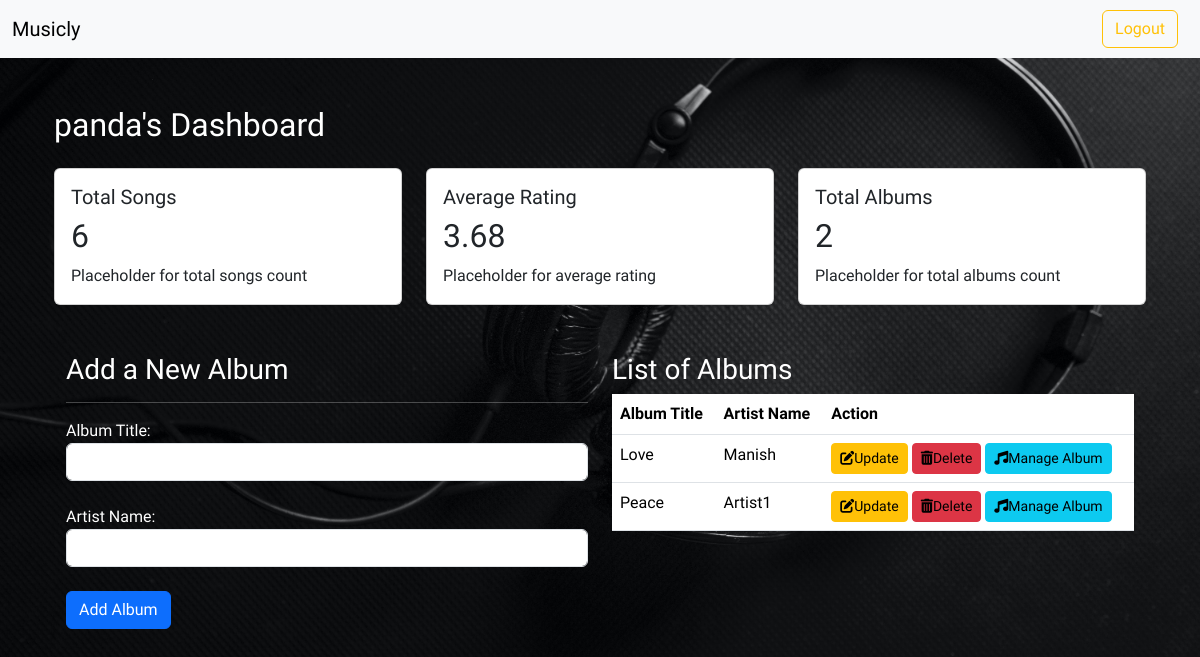
Screenshot of /creatorAccount (signed in) with the database file from the repository.
### models.py (models this page shows, shortened)
class User(UserMixin, db.Model):
    __tablename__ = 'User'
    id = db.Column(db.Integer, primary_key = True)
    username = db.Column(db.String(32), unique = True, nullable=False)
    passhash = db.Column(db.String(512), nullable = False)
    name = db.Column(db.String(32), nullable=True)
    email = db.Column(db.String(120), unique =True, nullable = False)
    role = db.Column(db.String(26), nullable = False, default='User')
    is_admin = db.Column(db.Boolean, nullable=False, default=False)
    status = db.Column(db.String(16), nullable=False, default="white")
    @property
    def password(self):
        raise AttributeError("Password is not a readable attribute")

class Album(db.Model):
    __tablename__='Album'
    id = db.Column(db.Integer, primary_key=True)
    name = db.Column(db.String(64), nullable=False)
    artist = db.Column(db.String, nullable = False)
    CreatorId = db.Column(db.Integer, db.ForeignKey('User.id'), nullable = False)

### routes.py (the view, shortened to what this page needs)
@app.route('/creatorAccount', methods=["POST", "GET"])
@auth_required
def creatorAccount():
    user = User.query.get(session["user_id"])
    if user.role != "creator":
        flash("Logged out ! You are not a Creator", "danger")
        return redirect(url_for("logout"))
    current_creator = user.id
    if request.method == "GET":
        total_songs = db.session.query(func.count(Songs.id)).filter(Songs.CreatorId == current_creator).scalar()
        average_rating = db.session.query(func.avg(Songs.rating)).filter(Songs.CreatorId == current_creator).scalar()
        total_albums = db.session.query(func.count(Album.id)).filter(Album.CreatorId == current_creator).scalar()
        albums = Album.query.filter_by(CreatorId=current_creator).all()
        if average_rating is None:
            average_rating = 0
        return render_template("creatorAccount.html", total_songs= total_songs, average_rating= round(average_rating, 2), total_albums= total_albums, creator= user.username, albums=albums, user = user, need = True)

### routes.py (called while the page is built)
def auth_required(func):
    @wraps(func)
    def inner(*args, **kwargs):
        if "user_id" not in session:
            flash("Login required.", 'danger')
            return redirect(url_for("login"))
        return func(*args, **kwargs)
    return inner

### templates/creatorAccount.html (shortened to what this page needs)
{% extends 'layout.html' %}
{% block content %}
<div class="container mt-5">
  <h2>{{ creator }}'s Dashboard</h2>
  <div class="row mt-4">
    <div class="col-md-4">
      <div class="card">
        <div class="card-body">
          <h5 class="card-title">Total Songs</h5>
          <h2>{{total_songs}}</h2>
          <p class="card-text">Placeholder for total songs count</p>
        </div>
      </div>
    </div>
    <div class="col-md-4">
      <div class="card">
        <div class="card-body">
          <h5 class="card-title">Average Rating</h5>
          <h2>{{average_rating}}</h2>
          <p class="card-text">Placeholder for average rating</p>
        </div>
      </div>
    </div>
    <div class="col-md-4">
      <div class="card">
        <div class="card-body">
          <h5 class="card-title">Total Albums</h5>
          <h2>{{total_albums}}</h2>
          <p class="card-text">Placeholder for total albums count</p>
        </div>
      </div>
    </div>
  </div>
  <div class="container mt-5">
    <div class="row mt-4">
      <div class="col-md-6">
        <h3>Add a New Album</h3>
        <hr>
        <form method="POST">
          <div class="form-group">
            <label for="albumTitle">Album Title:</label>
            <input type="text" class="form-control" id="albumTitle" name="albumTitle" required>
          </div>
          <br>
          <div class="form-group">
            <label for="albumName">Artist Name:</label>
            <input type="text" class="form-control" id="artistName" name="artistName" required>
          </div>
          <br>
          <button type="submit" class="btn btn-primary">Add Album</button>
        </form>
      </div>
      <div class="col-md-6">
        <h3>List of Albums</h3>
        <table class="table">
          <thead>
            <tr>
              <th>Album Title</th>
              <th>Artist Name</th>
              <th>Action</th>
            </tr>
          </thead>
          <tbody>
            {% for album in albums %}
            <tr>
              <td>{{ album.name }}</td>
              <td>{{ album.artist}}</td>
              <td>
                <button type="button" class="btn btn-warning btn-sm bt" onclick="window.location.href='/creatorAccount/{{album.id}}/update';"><i class="fas fa-edit"></i>Update</button>
                <button type="button" class="btn btn-danger btn-sm bt" onclick="window.location.href='/creatorAccount/{{album.id}}/delete';"><i class="fas fa-trash-alt"></i>Delete</button>
                <button type="button" class="btn btn-info btn-sm bt" onclick="window.location.href='/creatorAccount/{{album.id}}/addSongs';"><i class="fas fa-music"></i>Manage Album</button>
              </td>
            </tr>
            {% endfor %}
          </tbody>
        </table>
      </div>
    </div>
  </div>
</div>
{% endblock %}

### templates/layout.html (style rules this page uses)
body { margin: 0; padding: 0; font-family: 'Balsamiq Sans', 'cursive'; background-color: #454f58; background: center/cover no-repeat url('../static/icons/bg3.jpg'); background-repeat: no-repeat; color: #ffffff; }

### templates/creatorAccount.html (style rules this page uses)
.bt { text-decoration: none; color: black; }

### rows the page displays
User: username "panda"
Album: name "Love", artist "Manish"
Album: name "Peace", artist "Artist1"

### other values shown
{{ total_songs }} "6"
{{ average_rating }} "3.68"
{{ total_albums }} "2"
